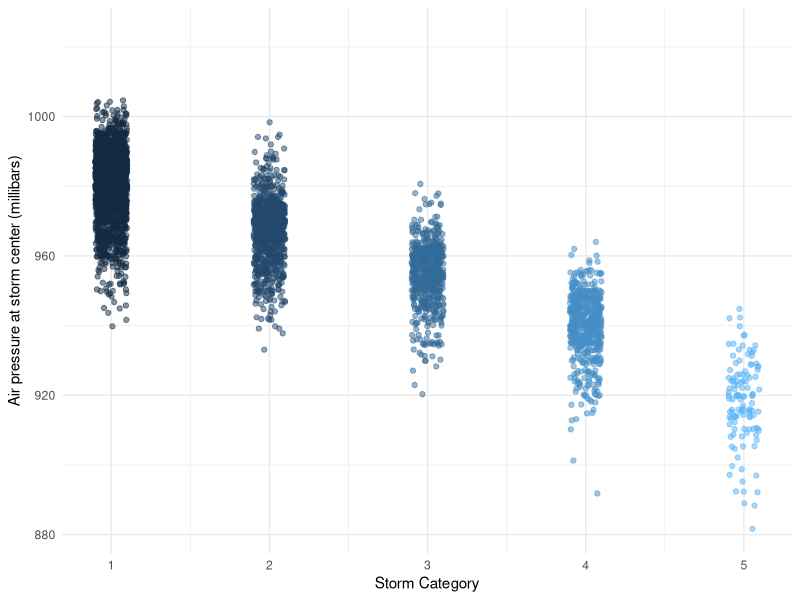

Here is the R script that generated this plot:
## ---- chunk 1
knitr::opts_chunk$set(echo = TRUE)
library(tidyverse)
## ---- chunk 2
summary(storms) #fixed
## ---- chunk 3
names(storms) #fixed
## ---- chunk 4
ggplot(data = storms, aes(x = category, y = pressure)) +
  geom_jitter(width = 0.1, 
              alpha = 0.5,
              aes(color = category),
              show.legend = FALSE) +
  labs(x = "Storm Category", 
       y = "Air pressure at storm center (millibars)"
       ) +
  theme_minimal() #fixed!!
